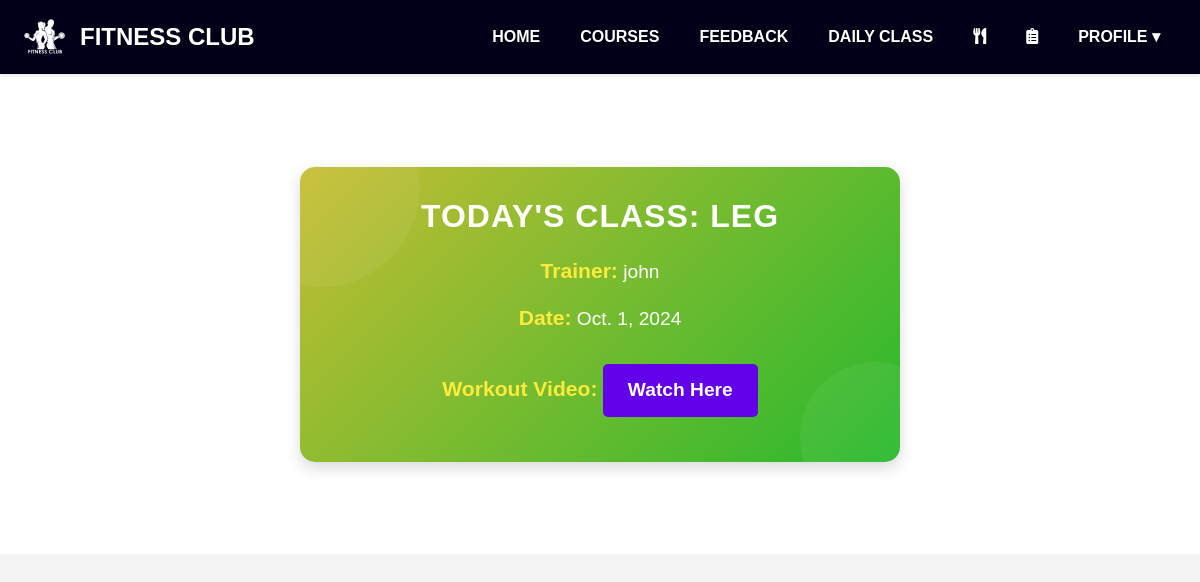
The page /daily-class/ (signed in) on the database its author committed.
### gymapp/models.py (models this page shows, shortened)
class DailyClass(models.Model):
    date = models.DateField()
    workout_type = models.CharField(max_length=100)
    video_url = models.URLField(max_length=200)
    trainer = models.ForeignKey(Trainer, on_delete=models.CASCADE)

class Trainer(models.Model):
    name = models.CharField(max_length=100)
    age = models.IntegerField()
    category = models.CharField(max_length=100)
    photo = models.ImageField(upload_to='trainers')

### gymapp/views.py (the view)
# urls.py: path('daily-class/', views.daily_class_view, name='daily_class'),
def daily_class_view(request):
    booking = Booking.objects.filter(user=request.user, payment_status=True).first()
    if not booking:
        return render(request, 'no_access.html')  # No access if no paid booking
    if not booking.class_assigned:
        return render(request, 'no_class_today.html', {'booking': booking})
    context = {
        'daily_class': booking.class_assigned,
        'booking': booking,
    }
    return render(request, 'daily_class.html', context)

### gymapp/templates/daily_class.html (shortened to what this page needs)
{% extends 'base.html' %}
{% block content %}
<div class="class-container">
    {% if daily_class %}
        <div class="class-card">
            <h2>Today's Class: {{ daily_class.workout_type }}</h2>
            <div>
                <p><span>Trainer:</span> {{ daily_class.trainer.name }}</p>
                <p><span>Date:</span> {{ daily_class.date }}</p>
                <p><span>Workout Video:</span>
                    <a href="{{ daily_class.video_url }}" target="_blank" class="watch-button">Watch Here</a>
                </p>
            </div>
        </div>
    {% else %}
        <div class="no-class-message">
            <p>No class scheduled for today.</p>
            <a href="{% url 'home' %}" class="back-button">Back to Home</a>
        </div>
    {% endif %}
</div>
{% endblock %}

### gymapp/templates/base.html (style rules this page uses)
body { font-family: 'Arial', sans-serif; margin: 0; padding: 0; background-color: #f4f4f4; overflow-x: hidden; }

### gymapp/templates/daily_class.html (style rules this page uses)
.class-container { display: flex; justify-content: center; align-items: center; min-height: 60vh; background-color: #ffffff; padding: 20px; margin-top: 0px; }
.class-card { background: linear-gradient(135deg, #c7bd33 0%, #26b92d 100%); border-radius: 15px; padding: 30px; box-shadow: 0 6px 15px rgba(0, 0, 0, 0.15); text-align: center; max-width: 600px; width: 100%; transform: perspective(500px) rotateX(0deg); animation: popIn 0.5s ease-out; position: relative; overflow: hidden; }
.class-card::before, .class-card::after { content: ''; position: absolute; border-radius: 50%; opacity: 0.2; animation: float 10s ease-in-out infinite; background-color: rgba(255, 255, 255, 0.3); }
.class-card::before { width: 200px; height: 200px; top: -80px; left: -80px; }
.class-card::after { width: 150px; height: 150px; bottom: -50px; right: -50px; }
.class-card h2 { font-size: 2em; color: #fff; margin-bottom: 20px; font-weight: bold; letter-spacing: 1px; text-transform: uppercase; animation: fadeInUp 1s ease-in-out; }
.class-card p { margin: 15px 0; font-size: 1.2em; color: #fff; animation: fadeInUp 1.2s ease-in-out; }
.class-card span { font-weight: bold; color: #ffeb3b; font-size: 1.1em; animation: fadeInUp 1.4s ease-in-out; }
.watch-button { color: #fff; background-color: #6200ea; padding: 12px 25px; border-radius: 5px; text-decoration: none; font-weight: bold; display: inline-block; margin-top: 15px; transition: background-color 0.3s ease; animation: bounceIn 1.5s ease-in-out; }

### rows shown on the page
DailyClass: workout_type "LEG", trainer.name "john", date "Oct. 1, 2024"
